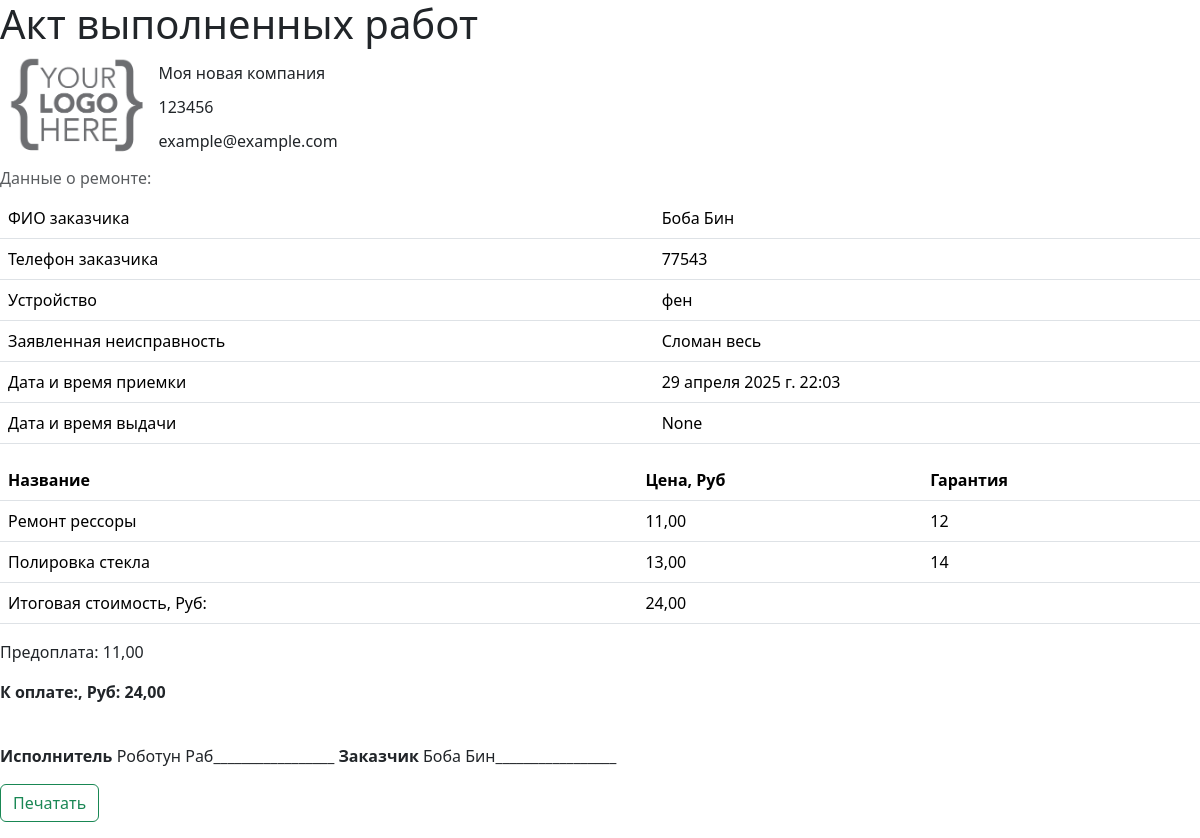
Page /warrantydoc/61/ on the earlier database version.
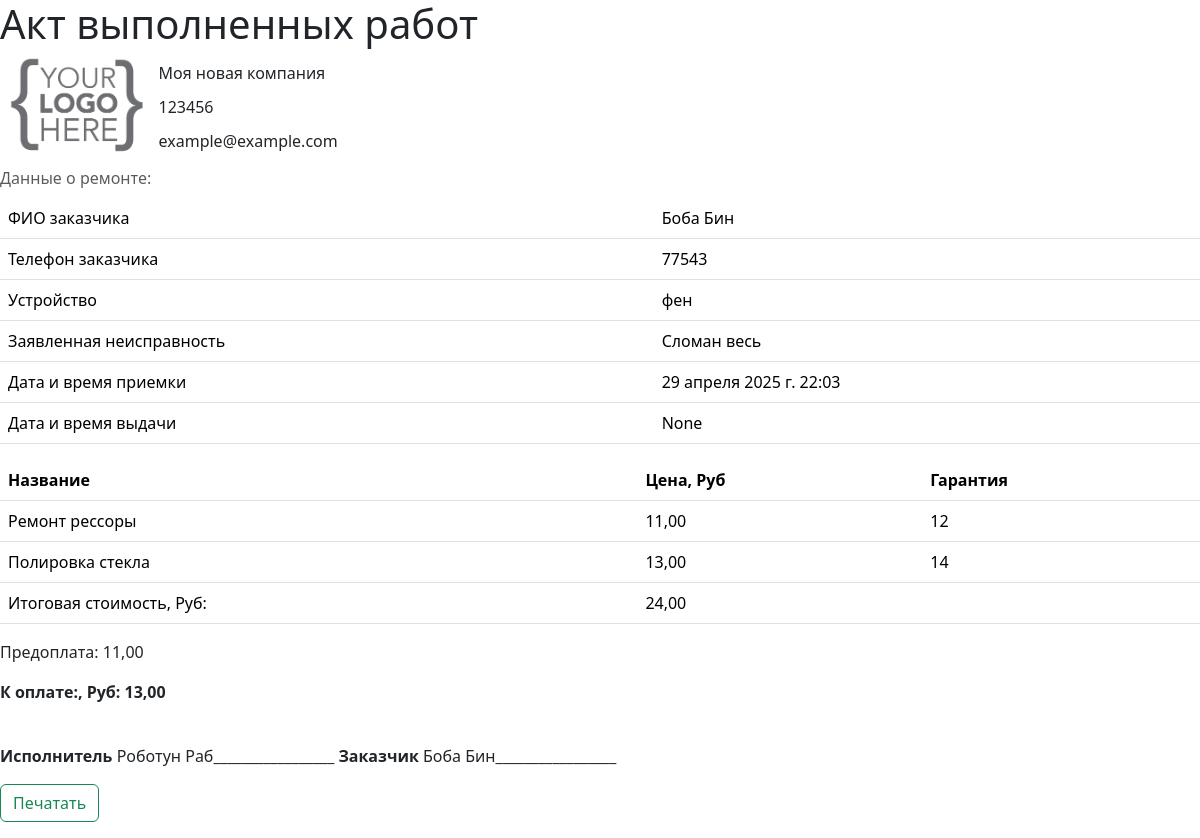
Same page on the later database version.
### fixorder/models.py (models this page shows, shortened)
class Order(models.Model):
    order_client = models.ForeignKey(Client, related_name='client', null=True, on_delete=models.SET_NULL, verbose_name='Клиент')
    executor = models.ForeignKey(Employee, blank=True, null=True, related_name='executor', on_delete=models.SET_NULL, verbose_name='Исполнитель')
    time_create = models.DateTimeField(auto_now_add=True, verbose_name='Дата прихода')
    time_update = models.DateTimeField(auto_now=True, verbose_name='Дата изменения')
    time_demand = models.DateField(blank=True, null=True, verbose_name='Срок ремонта')
    time_away = models.DateTimeField(null=True, blank=True, verbose_name='Дата выдачи')
    device = models.CharField(max_length=255, verbose_name='Устройство')
    defect = models.TextField(max_length=400, verbose_name='Неисправность')
    device_password = models.CharField(max_length=50, blank=True, null=True, verbose_name='Пароль')
    device_exterior = models.TextField(max_length=400, blank=True, null=True, verbose_name='Внешний вид')
    initial_price = models.CharField(max_length=10, blank=True, null=True, verbose_name='Ориентировочная стоимость')
    prepaid = models.DecimalField(max_digits=10, decimal_places=2, blank=True, null=True, verbose_name='Предоплата')
    notes = models.TextField(max_length=500, blank=True, null=True, verbose_name='Заметки')
    total_price = models.DecimalField(max_digits=10, decimal_places=2, blank=True, default=0, verbose_name='Итоговая стоимость')
    status = models.ForeignKey(OrderStatus, on_delete=models.DO_NOTHING, default=4, related_name='related_order', verbose_name='Статус ремонта')
    conclusion = models.TextField(max_length=500, blank=True, null=True, verbose_name='Заключение мастера')
    remain_to_pay = models.DecimalField(max_digits=10, decimal_places=2, null=True, blank=True, default=0, verbose_name='Осталось оплатить')
    class Meta:
        verbose_name = "Заказы"
        verbose_name_plural = "Заказы"
        ordering = ["-time_create"]
        indexes = [models.Index(fields=["-time_create"]), models.Index(fields=["status"])]

class Client(models.Model):
    name = models.CharField(max_length=255, unique=True, db_index=True, verbose_name='ФИО клиента') #unique=True,
    phone = models.CharField(max_length=20, db_index=True, verbose_name='Контактный номер')
    phone1 = models.CharField(max_length=20, db_index=True, blank=True, null=True, verbose_name='Дополнительный номер')
    telegram = models.CharField(max_length=40, blank=True, null=True, verbose_name='Telegram клиента')
    viber = models.CharField(max_length=20, blank=True, null=True, verbose_name='Viber клиента')
    whatsapp = models.CharField(max_length=20, blank=True, null=True, verbose_name='Whattsapp клиента')
    class Meta:
        verbose_name = 'Клиенты'
        verbose_name_plural = 'Клиенты'
        ordering = ['name']
        indexes = [models.Index(fields=['name'])]

class Employee(models.Model):
    STATUS_CHOICES = [
        ('1', 'Работает'),
        ('2', 'Отсутствует'),
        ('3', 'Не работает'),]
    company = models.ForeignKey(Company, related_name='employees', default = 1, on_delete=models.CASCADE, verbose_name='Компания')
    name = models.CharField(max_length=255, verbose_name='Имя сотрудника')
    position = models.CharField(max_length=100, verbose_name='Должность')
    time_hire = models.DateField(default=date.today, verbose_name='Дата начала работы')
    time_fire = models.DateField(null=True, blank=True, verbose_name='Дата окончания работы')
    status = models.CharField(
        max_length=10,
        choices=STATUS_CHOICES,
        default='1',
        verbose_name='Статус')

### fixorder/views.py (the view)
# urls.py: path('warrantydoc/<int:pk>/', views.Warrantydoc.as_view(), name='warrantydoc'),
class Warrantydoc(DetailView):
    template_name = "fixorder/warrantydoc.html"
    pk_url_kwarg = 'pk'
    context_object_name = 'wr'
    def get_context_data(self, **kwargs):
        context = super().get_context_data(**kwargs)
        context["title"] = 'Акт выполненных работ'
        return context
    def get_object(self, queryset=None):
        return get_object_or_404(Order.objects, pk=self.kwargs[self.pk_url_kwarg])

### fixorder/templatetags/fixorder_tags.py (called while the page is built)
@register.simple_tag
def logo_url():
    return static('img/logo.png')

@register.simple_tag
def filled_fields_verbose(pk):
    instance = Company.objects.get(pk=pk)
    field_dict = {}
    for field in instance._meta.fields:
        if field.name not in ['id', 'photo', 'warranty_data', 'income_data']:  # Исключаем поля которые не нужно отображать в доках
            value = getattr(instance, field.name)
            if value:
                field_dict[field.verbose_name] = value
    return field_dict

### fixorder/templates/fixorder/warrantydoc.html (shortened to what this page needs)
{% extends 'fixorder/basedoc.html' %}
{% block doccontent %}
<h1>{{ title }}</h1>
<table class="table caption-top">
    <caption>Данные о ремонте:</caption>
    <thead>
    <tr><td>ФИО заказчика</td><td>{{ wr.order_client.name }}</td></tr>
    <tr><td>Телефон заказчика</td><td>{{ wr.order_client.phone }}{% if wr.order_client.phone1 %} ; {{ wr.order_client.phone1 }}{% endif %}</td></tr>
    <tr><td>Устройство</td><td>{{ wr.device }}</td></tr>
    <tr><td>Заявленная неисправность</td><td>{{ wr.defect }}</td></tr>
    <tr><td>Дата и время приемки</td><td>{{ wr.time_create }}</td></tr>
    <tr><td>Дата и время выдачи</td><td>{{ wr.time_away }}</td></tr>
</table>
<table class="table">
  <thead>
    <tr>
      <th scope="col">Название</th>
      <th scope="col">Цена, Руб</th>
      <th scope="col">Гарантия</th>
    </tr>
  </thead>
  <tbody>
  {% for work in wr.works.all %}
    <tr>
      <td>{{ work.description }}</td>
      <td>{{ work.price }}</td>
      <td>{{ work.warranty }}</td>
    </tr>
  {% endfor %}
      <tr>
      <td>Итоговая стоимость, Руб: </td>
      <td>{{ wr.total_price }}</td>
      <td></td>
    </tr>
  </tbody>
</table>
    {% if wr.prepaid %}<p>Предоплата: {{ wr.prepaid }}</p>{% endif %}
    <p><b>К оплате:, Руб: {{ wr.remain_to_pay }}</b></p>
<br>
<p><b>Исполнитель</b>  {{ wr.executor.name }}_________________  <b>Заказчик</b> {{ wr.order_client.name }}_________________  </p>
{% endblock doccontent %}

Differences in the rows shown:
changed Order "фен": remain_to_pay "24,00" → "13,00"
